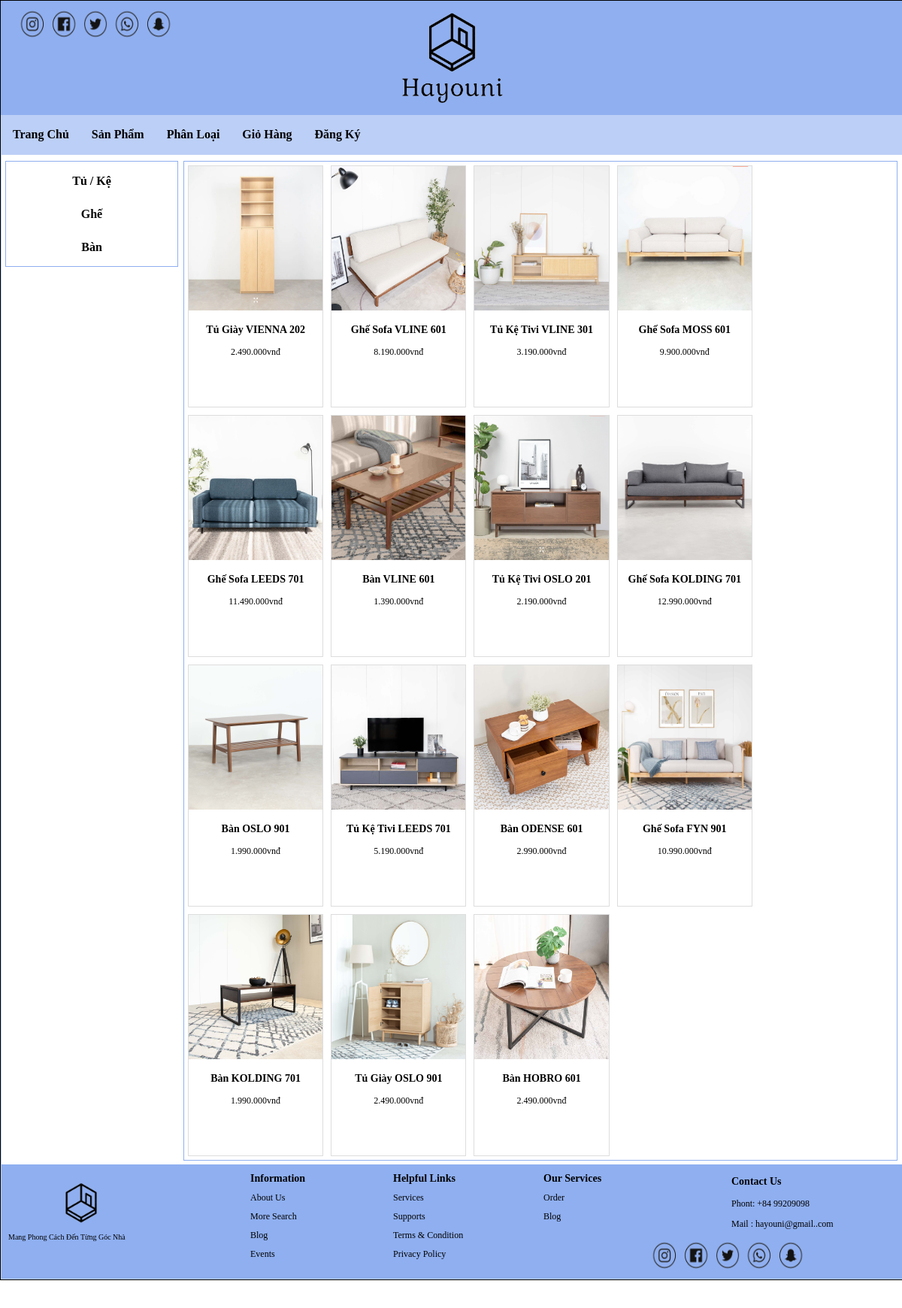
The page / on the database its author committed.
### tables this page shows
CREATE TABLE `pk_danhmuc` (
  `id_danhmuc` int(11) NOT NULL,
  `tendanhmuc` varchar(100) NOT NULL,
  `thutu` int(11) NOT NULL
);

CREATE TABLE `pk_sanpham` (
  `id_sanpham` int(11) NOT NULL,
  `tensanpham` varchar(250) NOT NULL,
  `masp` varchar(100) NOT NULL,
  `giasp` varchar(50) NOT NULL,
  `soluong` int(11) NOT NULL,
  `soluongban` int(11) DEFAULT NULL,
  `hinhanh` varchar(50) NOT NULL,
  `tomtat` tinytext NOT NULL,
  `noidung` text NOT NULL,
  `tinhtrang` int(11) NOT NULL,
  `id_danhmuc` int(11) NOT NULL
);

### pages/main/index.php (the view)
<?php
        $sql_pro = "SELECT * FROM pk_sanpham,pk_danhmuc WHERE pk_sanpham.id_danhmuc=pk_danhmuc.id_danhmuc ORDER BY pk_sanpham.id_sanpham DESC LIMIT 25";
        $query_pro = mysqli_query($mysqli,$sql_pro);
?>
                        <ul class="product_list">
                                <?php
                                        While($row = mysqli_fetch_array($query_pro)){
                                ?>
                				<li>
                                        <a href="index.php?quanly=sanpham&id=<?php echo $row['id_sanpham'] ?>">
                                        <img src="admincp/modules/quanlysp/uploads/<?php echo $row['hinhanh'] ?>">
                    					<p class="title_product"> <?php echo $row['tensanpham'] ?> </p>
                                        <p class="price_product"> <?php echo number_format($row['giasp'],0,',','.').'vnđ' ?></p>
                                        </a>
                				</li>
                                <?php
                                }
                                ?>
                        </ul>

### index.php (shortened to what this page needs)
<!DOCTYPE html>
<html lang = "en">
<head>
	<link rel = "stylesheet" type = "text/css" href = "css/style.css">
	<link href="https://cdnjs.cloudflare.com/ajax/libs/font-awesome/6.0.0/css/all.min.css" rel="stylesheet">
</head>
<body>
	<div class = "wrapper">
		<?php
			include("pages/header.php");
			include("pages/menu.php");
			include("pages/main.php");
			include("pages/footer.php");
		?>
	</div>
</body>
</html>

### pages/header.php
<div class="header">
    <img class = "social" src = "images/Social.png" width = "250px" height = "140px">
    <img class = "logo_slogan" src = "images/Logo&Slogan.png" width = "300px" height = "300px">
</div>

### pages/menu.php (shortened to what this page needs)
<div class="menu">
	<ul class="list_menu">
        	<b><li><a href="index.php?quanly=trangchu">Trang Chủ</a></li></b>
        	<b><li><a href="index.php">Sản Phẩm</a></li></b>
        	<b><li><a href="index.php?quanly=danhmucsanpham&id=1">Phân Loại</a></li></b>
        	<b><li><a href="index.php?quanly=giohang">Giỏ Hàng</a></li></b>
        	<?php if(isset($_SESSION['dangky']))
        	{
        	?>
        		<b><li><a href="index.php?dangxuat=1">Đăng Xuất</a></li></b>
        	<?php
        	}
        	else
        	{
        	?>
            		<b><li><a href="index.php?quanly=dangky">Đăng Ký </a></li></b>
        	<?php
        	}
       		?>
    	</ul>
</div>

### pages/main.php
<div id="main">
<?php
	$showsidebar = !(isset($_GET['quanly']) && in_array($_GET['quanly'], ['trangchu', 'giohang', 'dangky', 'dangnhap']));
    	if ($showsidebar)
    	{
        	include("sidebar/sidebar.php");
    	}
?>
<div class="maincontent <?php echo $showsidebar ? '' : 'maincontent-full'; ?>">
<?php
        if (isset($_GET['quanly']))
        {
            	$tam = $_GET['quanly'];
        }
        else
        {
            	$tam = '';
        }
       	if ($tam == 'trangchu')
        {
            	include ("main/trangchu.php");
        }
        elseif ($tam == 'danhmucsanpham')
        {
            	include ("main/danhmuc.php");
        }
        elseif ($tam == 'sanpham')
        {
            	include ("main/sanpham.php");
        }
        elseif ($tam == 'giohang')
        {
            	include ("main/giohang.php");
        }
        elseif ($tam == 'dangky')
        {
        	include ("main/dangky.php");
        }
        elseif ($tam == 'dangnhap')
        {
        	include ("main/dangnhap.php");
        }
        elseif ($tam == 'thanhtoan')
        {
        	include ("main/thanhtoan.php");
        }
        elseif ($tam == 'camon')
        {
        	include ("main/camon.php");
        }
        else
        {
            	include ("main/index.php");
        }
?>
</div>

### pages/sidebar/sidebar.php
<div class="sidebar">
        <ul class="list_sidebar">
	<?php
  		$sql_danhmuc = "SELECT * FROM pk_danhmuc ORDER BY id_danhmuc DESC";
     	        $query_danhmuc = mysqli_query($mysqli,$sql_danhmuc);
		While($row = mysqli_fetch_array($query_danhmuc))
		{
	?>
            	<b><li><a href="index.php?quanly=danhmucsanpham&id=<?php echo $row['id_danhmuc'] ?>"><?php echo $row['tendanhmuc']?></b></a></li>
			<?php
		}
			?>
        </ul>
</div>

### pages/footer.php (shortened to what this page needs)
<div class = "footer">
	<img class = "logo" src = "images/Logo.png" width = "200px" height = "200px">
	<img class = "social2" src = "images/Social.png" width = "250px" height = "140px">
	<div class = "footer_slogan">
    		<p> Mang Phong Cách Đến Từng Góc Nhà </p>
    	</div>
    	<div class = "footer_information">
    	       	<b><p> Information </p></b>
       		<div class = "footer_content1">
            		<p> About Us </p>
            		<p> More Search </p>
            		<p> Blog </p>
            		<p> Events </p>
            	</div>
      	</div>
      	<div class = "footer_helpfullinks">
    	       	<b><p> Helpful Links </p></b>
       		<div class = "footer_content2">
            		<p> Services </p>
            		<p> Supports </p>
            		<p> Terms & Condition </p>
            		<p> Privacy Policy </p>
            	</div>
      	</div>
      	<div class = "footer_ourservices">
    	       	<b><p> Our Services </p></b>
       		<div class = "footer_content3">
            		<p> Order </p>
            		<p> Blog </p>
            	</div>
      	</div>
      	<div class = "footer_contactus">
    	       	<b><p> Contact Us </p></b>
       		<div class = "footer_content4">
            		<p> Phont: +84 99209098 </p>
            		<p> Mail : hayouni@gmail..com </p>
            	</div>
      	</div>
</div>

### css/style.css (style rules this page uses)
body { margin: 0; padding:0; }
.wrapper { border: 1px solid #000; height: auto; width: 100%; margin: 0 auto; }
.header { border: 1px solid #8faff0; height: 150px; width: 100%; background: #8faff0; position: relative; display:flex; justify-content:center; align-items: center; }
.header img { position: relative; }
.header .social { position: absolute; left: 0; bottom: 50px; }
.header .logo_slogan { position: relative; }
.menu { border: 1px solid #bccff6; height: 50px; width: 100%; background: #bccff6; display:flex; justify-content:left; align-items: center; }
ul.list_menu { padding:0; margin: 0; width: 100%; border: 0px solid #bccff6; list-style: none; margin: 0 auto; display:flex; justify-content:left; align-items: center; }
ul.list_menu li { margin: 0 10px; padding:5px; }
ul.list_menu li a { text-decoration:none; color: #000; }
#main { border: 1px solid #bccff6; height: auto; width: 100%; }
.sidebar { border: 1px solid #8faff0; height: auto; width: 19%; margin-top: 8px; margin-left: 5px; float: left; }
ul.list_sidebar { padding:0; margin: 0; width: 100%; list-style: none; Line-height: 27px; }
ul.list_sidebar li a { text-decoration:none; text-align: center; color: #000; display:block; }
ul.list_sidebar li { margin: 7px; padding:5px; }
.maincontent { border: 1px solid #8faff0; height: auto; width: 79%; margin-top: 8px; margin-right: 8px; float: right; }
ul.product_list { padding:0; margin: 0; list-style: none; width: 100%; }
ul.product_list li { width: 18.8%; border: 1px solid #ddd; margin: 5px; float: left; height: 320px; }
ul.product_list li a { text-decoration:none; }
ul.product_list li img { width: 100%; height: 192px; }
p.title_product { text-align: center; color: #000; font-size: 14px; font-weight: bold; }
p.price_product { text-align: center; color: #000; font-size: 12px; }
.footer { border: 1px solid #8faff0; height: 150px; width: 100%; background: #8faff0; margin-right: 5px; margin-top: 5px; text-align: left; position: relative; }
.footer img { position: absolute; }
.footer .logo { position: absolute; top: -50px; left: 5px; }
.footer .social2 { position: absolute; top: 50px; right: 110px; }
.footer_slogan { position: absolute; top: 80px; left: 8px; font-size: 10px; }
.footer_information { position: absolute; left: 330px; font-size: 14px; }
.footer_content1 { top: 35px; font-size: 12px; }
.footer_information p { margin: 10px 0; }
.footer_helpfullinks { position: absolute; left: 520px; font-size: 14px; }
.footer_content2 { top: 35px; font-size: 12px; }
.footer_helpfullinks p { margin: 10px 0; }
.footer_ourservices { position: absolute; left: 720px; font-size: 14px; }
.footer_content3 { top: 35px; font-size: 12px; }
.footer_ourservices p { margin: 10px 0; }
.footer_contactus { position: absolute; left: 970px; font-size: 14px; }
.footer_content4 { top: 35px; font-size: 12px; }

### rows shown on the page
pk_danhmuc: tendanhmuc "Tủ / Kệ"
pk_danhmuc: tendanhmuc "Ghế"
pk_danhmuc: tendanhmuc "Bàn"
pk_sanpham: hinhanh (picture), tensanpham "Tủ Giày VIENNA 202", giasp "2.490.000"
pk_sanpham: hinhanh (picture), tensanpham "Ghế Sofa VLINE 601", giasp "8.190.000"
pk_sanpham: hinhanh (picture), tensanpham "Tủ Kệ Tivi VLINE 301", giasp "3.190.000"
pk_sanpham: hinhanh (picture), tensanpham "Ghế Sofa MOSS 601", giasp "9.900.000"
pk_sanpham: hinhanh (picture), tensanpham "Ghế Sofa LEEDS 701", giasp "11.490.000"
pk_sanpham: hinhanh (picture), tensanpham "Bàn VLINE 601", giasp "1.390.000"
pk_sanpham: hinhanh (picture), tensanpham "Tủ Kệ Tivi OSLO 201", giasp "2.190.000"
pk_sanpham: hinhanh (picture), tensanpham "Ghế Sofa KOLDING 701", giasp "12.990.000"
pk_sanpham: hinhanh (picture), tensanpham "Bàn OSLO 901", giasp "1.990.000"
pk_sanpham: hinhanh (picture), tensanpham "Tủ Kệ Tivi LEEDS 701", giasp "5.190.000"
pk_sanpham: hinhanh (picture), tensanpham "Bàn ODENSE 601", giasp "2.990.000"
pk_sanpham: hinhanh (picture), tensanpham "Ghế Sofa FYN 901", giasp "10.990.000"
pk_sanpham: hinhanh (picture), tensanpham "Bàn KOLDING 701", giasp "1.990.000"
pk_sanpham: hinhanh (picture), tensanpham "Tủ Giày OSLO 901", giasp "2.490.000"
pk_sanpham: hinhanh (picture), tensanpham "Bàn HOBRO 601", giasp "2.490.000"
